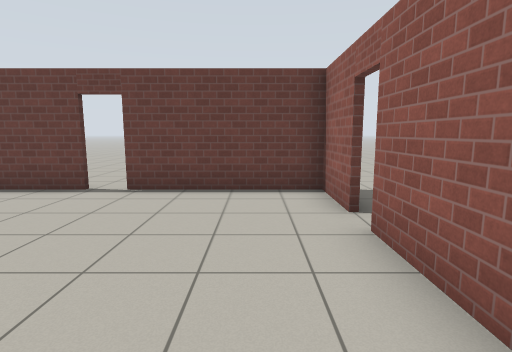
[1] (above)

12 first-person views from a walk through a world built for the Gazebo simulator. The camera is 1.2 m above the floor, tilts 8° down and sees 80° across. The floor is counted in squares, 1 m on a side. Each view is taken from the middle of a square. On the plan, view 1 faces up. The plan holds only what a view shows up to about 13 squares ahead; the rest is blank. Gazebo's built-in surfaces are drawn with simple patterns.

[2]
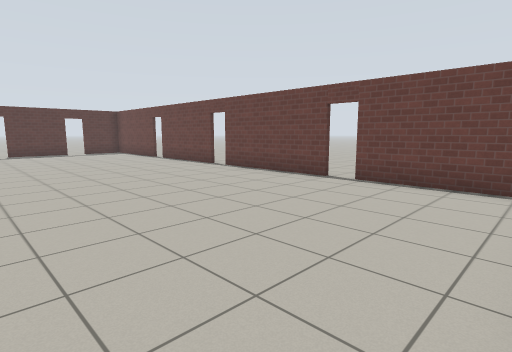

[3]
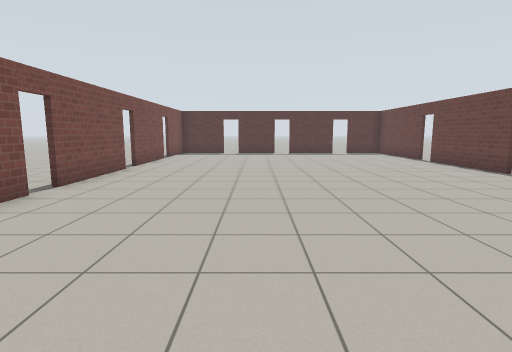

[4]
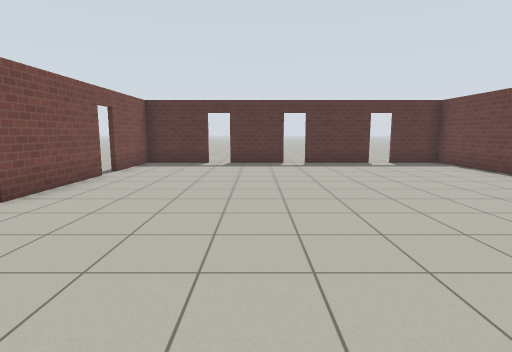

[5]
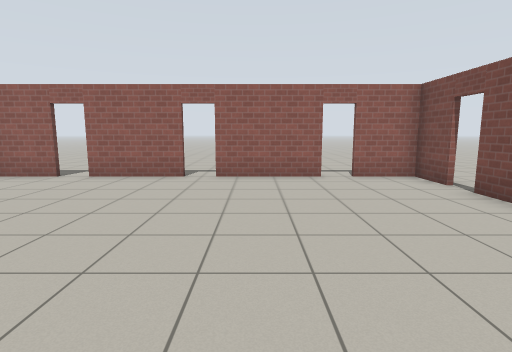

[6]
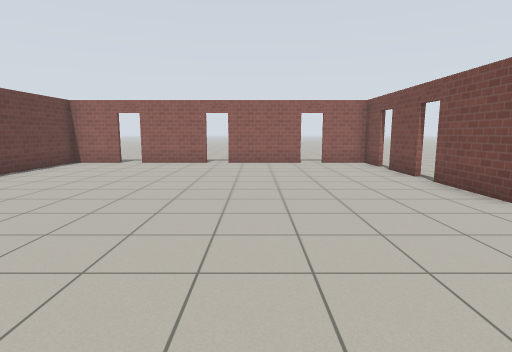

[7]
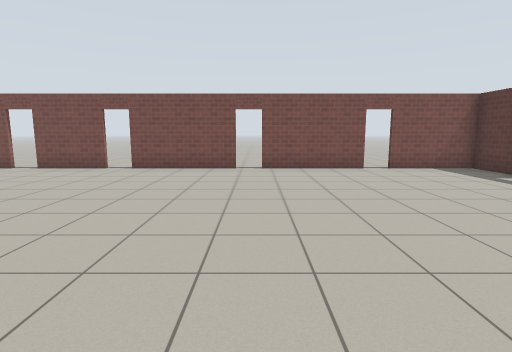

[8]
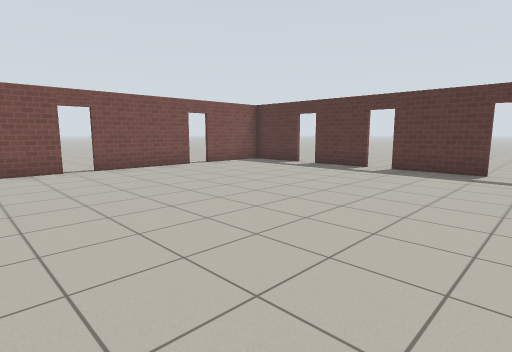

[9]
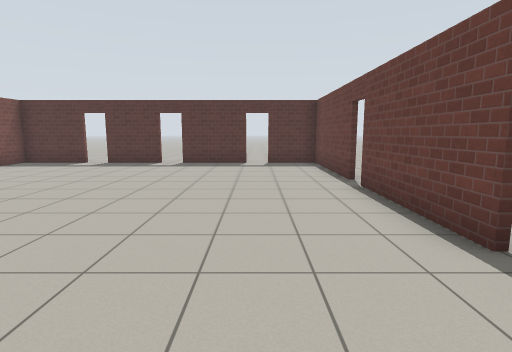

[10]
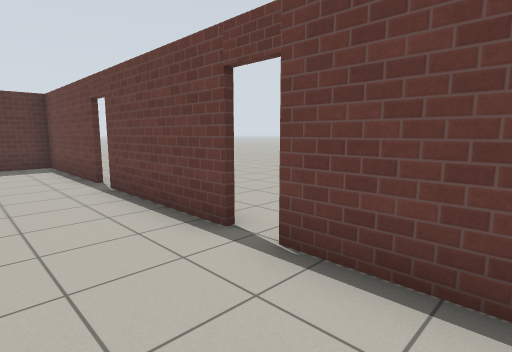

[11]
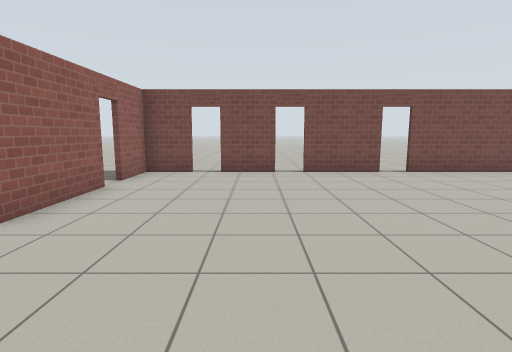

[12]
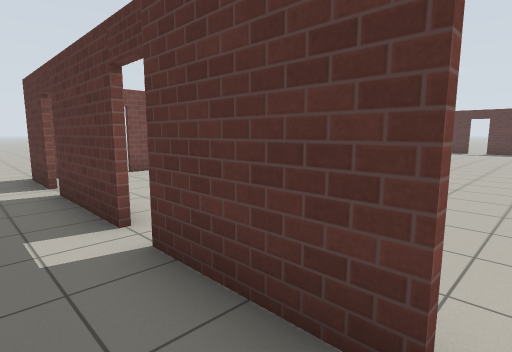

### Floor plan
Points are (right, up) in squares from view 1. A wall is a line through its corners. A room is listed if a view was taken in it or the views show most of it. See-through windows are left out.
Room 1 (views 1, 2, 3, 4, 5, 6, 7, 8, 9, 10, 11)
walls: (-5.9, -5.4) (-3.4, -5.4); (-10.4, -5.4) (-6.6, -5.4); (-8.9, 6.4) (-13, 6.4); (-2.6, -5.4) (-0.9, -5.4); (-3.6, 6.4) (-8.1, 6.4); (-13.8, 6.4) (-18.4, 6.4) (-18.4, 4.5); (-14.8, -5.4) (-11.1, -5.4); (1.4, 1) (1.4, 3.8); (-0.1, -5.4) (1.4, -5.4) (1.4, -3.6); (1.4, -2.9) (1.4, 0.1); (-18.4, 0.3) (-18.4, -2.1); (1.4, 4.5) (1.4, 6.4) (-2.8, 6.4); (-18.4, -2.9) (-18.4, -5.4) (-15.5, -5.4); (-18.4, 3.6) (-18.4, 1)
ways out: open door at (-15, -5.5) to room 2; open door at (-6.3, -5.7) to room 2; open door at (-3, -5.5) to room 2; open door at (-0.5, -5.5) to room 2; open door at (1.5, 0.5) to room 2; open door at (1.5, 4) to room 2; gap at (-10.7, -5.7) to room 2; gap at (1.7, -3.3) to room 2; open door at (-18.5, -2.5); open door at (-18.5, 0.5); open door at (-13.5, 6.5); open door at (-8.5, 6.5); open door at (-3, 6.5)
Room 2 (view 12)
walls: (1.6, -3.6) (1.6, -5.6); (1.6, 0.1) (1.6, -2.9); (1.6, 3.8) (1.6, 1)
ways out: open door at (-15, -5.5) to room 1; open door at (-6.3, -5.7) to room 1; open door at (-3, -5.5) to room 1; open door at (-0.5, -5.5) to room 1; open door at (1.5, 0.5) to room 1; open door at (1.5, 4) to room 1; gap at (-10.7, -5.7) to room 1; gap at (1.7, -3.3) to room 1

Where each view was taken, in squares from view 1:
view 1: 0 up, 0 right, facing up
view 2: 1 down, 1 right, facing up-left
view 3: 1 down, 0 right, facing left
view 4: 1 down, 6 left, facing left
view 5: 1 down, 7 left, facing right
view 6: 1 down, 11 left, facing right
view 7: 5 up, 11 left, facing down
view 8: 5 up, 8 left, facing down-left
view 9: 4 up, 6 left, facing left
view 10: 4 up, 6 left, facing up-left
view 11: 4 up, 2 left, facing down
view 12: 4 up, 3 right, facing down-left
